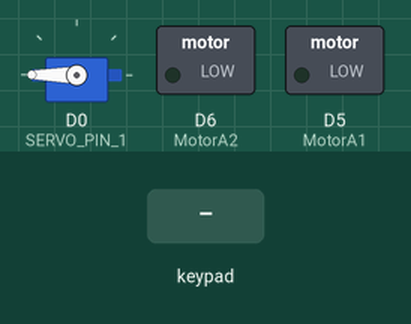
Bench run of a sketch on a simulated ESP8266 (NodeMCU). Shown: servo, switched loads named in the sketch (green lamp = pin HIGH). The test bench sets the inputs (shaded band). EEPROM starts erased.

Above: at 1.2 s.
1.3 s: key 'U' pressed
At 1.5 s:
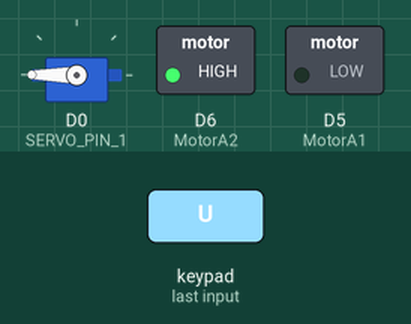
3.2 s: key 'D' pressed
At 3.41 s:
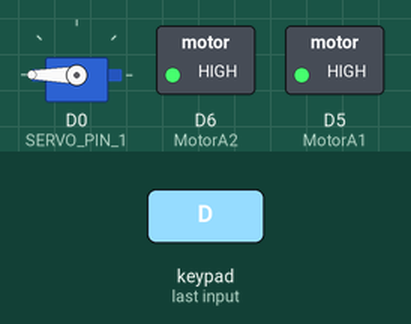
Timing chart, 0 to 6.2 s (numbered marks = the images above; inputs shaded):
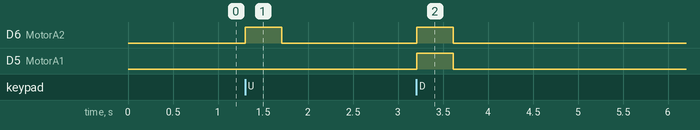

The sketch:

ps2_L298N_esp8266_car.ino
```cpp
/**
 * ps2手柄控制4轮驱动小车
 * 4.2版本加入舵机摇杆控制
 * 4.3版本加入坦克模式切换蜂鸣模拟
 * 5.0版本修改MRUN库，增加最大速度控制
 * 5.1版本专门适配迷你四轮驱动小车n20电机驱动
 * 5.2版本专门适配mg996舵机四轮驱动大车，推土机
 * ps2_L298N_esp8266版本重新优化5.2，修复断联问题，去除pwm啸叫，专门适配esp8266
 * ps2_L298N_esp8266_car只适用于car舵机版
 * BY: Malu
 * https://malu.me
 * 2020.02.07
 */

#include <PS2X_lib.h> //for v1.6
#include <Servo.h>    // 舵机控制
#include <EEPROM.h>

// comment out this line, if you want to disable logs:
// #define DEBUG

#ifdef DEBUG
#define LOG(...) Serial.print(__VA_ARGS__)
#define LOGLN(...) Serial.println(__VA_ARGS__)
#else
#define LOG(...)
#define LOGLN(...)
#endif

Servo myservo1; // 创建舵机对象

// NODEMCU版本引脚
int MotorA1 = D5; // 前后轮子
int MotorA2 = D6;
// 接收机引脚
#define PS2_DAT D1 //14
#define PS2_CMD D2 //15
#define PS2_CS D3  //16
#define PS2_CLK D4 //17
// 舵机引脚
#define SERVO_PIN_1 D0
#define STOP 0
// analogWrite(pin, value)  UNO:0-255  D1 ESP8266:0-1023
#define MAX_SPEED 1023
#define MID_SPEED 512
#define LOW_SPEED 312
#define START_SPEED 40

/******************************************************************
   select modes of PS2 controller:
     - pressures = analog reading of push-butttons
     - rumble    = motor rumbling
   uncomment 1 of the lines for each mode selection
 ******************************************************************/
#define pressures false
#define rumble false

PS2X ps2x; // create PS2 Controller Class

int RUN_SPEED = 0; // 推进速度
int LR = 0;        // 转向速度
int LR_MIN = 60;   // 最左值
int LR_MAX = 130;  // 最右值
int EEPROM_0;
int MAX_RUN_SPEED = MID_SPEED;
unsigned long starttime;
unsigned long looptime;

void go_poweroff()
{
    LOGLN("go to sleep!!!");
    ESP.deepSleep(30000e6);
}

void setup()
{
    Serial.begin(115200);
    EEPROM.begin(1);
    EEPROM_0 = EEPROM.read(0);
    // 去除pwm啸叫
    analogWriteFreq(40e3);

    int error = 0;
    do
    {
        error = ps2x.config_gamepad(PS2_CLK, PS2_CMD, PS2_CS, PS2_DAT, pressures, rumble);
        if (error == 0)
        {
            break;
        }
        else
        {
            LOG(" uptime:");
            LOG(millis());
            LOG(" ");
            if (millis() > 600000) // 启动时检测不到手柄连接器，超过600秒，进入睡眠
            {
                go_poweroff();
            }
            delay(100);
        }
    } while (1);

    // 电机驱动引脚初始化
    pinMode(MotorA1, OUTPUT);
    pinMode(MotorA2, OUTPUT);

    // 舵机引脚初始化
    myservo1.attach(SERVO_PIN_1);

    starttime = millis();
}

void loop()
{
    // 速度初始化
    RUN_SPEED = STOP;
    LR = STOP;

    ps2x.read_gamepad(false, 0); //read controller and set large motor to spin at 'vibrate' speed

    if (ps2x.Button(PSB_R2))
    {
        MAX_RUN_SPEED = MAX_SPEED;
    }
    else if (ps2x.ButtonReleased(PSB_R2))
    {
        MAX_RUN_SPEED = MID_SPEED;
    }

    // 高速锁定切换
    if (ps2x.ButtonReleased(PSB_SELECT))
    {
        MAX_RUN_SPEED = MAX_RUN_SPEED > MID_SPEED ? MID_SPEED : MAX_SPEED;
    }

    // 左边按键群
    if (ps2x.Button(PSB_PAD_UP))
    { //will be TRUE as long as button is pressed
        // LOGLN("Up held this hard: ");
        RUN_SPEED = MAX_RUN_SPEED;
    }
    else if (ps2x.ButtonReleased(PSB_PAD_UP))
    {
        // LOGLN("Up Button Released!");
        RUN_SPEED = STOP;
    }

    // 兼容bug手柄
    if (ps2x.Button(PSB_L1))
    { //will be TRUE as long as button is pressed
        // LOGLN("Up held this hard: ");
        RUN_SPEED = -MAX_RUN_SPEED;
        // 调整EEPROM初始值
        if (ps2x.Button(PSB_R1))
        {
            if (ps2x.ButtonReleased(PSB_SQUARE))
            { // 左
                if (EEPROM_0 > 108)
                {
                    EEPROM_0--;
                }
                EEPROM.write(0, EEPROM_0);
                EEPROM.commit();
            }
            else if (ps2x.ButtonReleased(PSB_CIRCLE))
            { // 右
                if (EEPROM_0 < 148)
                {
                    EEPROM_0++;
                }
                EEPROM.write(0, EEPROM_0);
                EEPROM.commit();
            }
            else if (ps2x.ButtonReleased(PSB_TRIANGLE))
            {
                EEPROM_0 = 128;
                EEPROM.write(0, EEPROM_0);
                EEPROM.commit();
            }
        }
    }
    else if (ps2x.ButtonReleased(PSB_L1))
    {
        // LOGLN("Up Button Released!");
        RUN_SPEED = STOP;
    }
    if (ps2x.Button(PSB_L2))
    { //will be TRUE as long as button is pressed
        // LOGLN("Up held this hard: ");
        RUN_SPEED = MAX_RUN_SPEED;
    }
    else if (ps2x.ButtonReleased(PSB_L2))
    {
        // LOGLN("Up Button Released!");
        RUN_SPEED = STOP;
    }

    if (ps2x.Button(PSB_PAD_DOWN))
    {
        // LOGLN("DOWN held this hard: ");
        RUN_SPEED = -MAX_RUN_SPEED;
    }
    else if (ps2x.ButtonReleased(PSB_PAD_DOWN))
    {
        // LOGLN("DOWN Button Released!");
        RUN_SPEED = STOP;
    }

    // if (ps2x.Button(PSB_PAD_RIGHT))
    // {
    //     // LOGLN("Right held this hard: ");
    //     LR = -MAX_SPEED;
    // }
    // else if (ps2x.ButtonReleased(PSB_PAD_RIGHT))
    // {
    //     // LOGLN("Right Button Released!");
    //     LR = STOP;
    // }

    // if (ps2x.Button(PSB_PAD_LEFT))
    // {
    //     // LOGLN("LEFT held this hard: ");
    //     LR = MAX_SPEED;
    // }
    // else if (ps2x.ButtonReleased(PSB_PAD_LEFT))
    // {
    //     // LOGLN("LEFT Button Released!");
    //     LR = STOP;
    // }

    // 右边按键群
    if (ps2x.Button(PSB_TRIANGLE))
    { //will be TRUE as long as button is pressed
        // LOGLN("Triangle pressed");
        RUN_SPEED = MAX_RUN_SPEED;
    }
    else if (ps2x.ButtonReleased(PSB_TRIANGLE))
    {
        // LOGLN("Triangle Button Released!");
        RUN_SPEED = STOP;
    }

    if (ps2x.Button(PSB_CROSS))
    {
        // LOGLN("PSB_CROSS pressed");
        RUN_SPEED = -MAX_RUN_SPEED;
    }
    else if (ps2x.ButtonReleased(PSB_CROSS))
    {
        // LOGLN("PSB_CROSS Button Released!");
        RUN_SPEED = STOP;
    }

    if (ps2x.Button(PSB_CIRCLE)) // 右
    {
        // LOGLN("PSB_CIRCLE pressed");
        LR = -MAX_SPEED;
    }
    else if (ps2x.ButtonReleased(PSB_CIRCLE))
    {
        // LOGLN("PSB_CIRCLE Button Released!");
        LR = STOP;
    }

    if (ps2x.Button(PSB_SQUARE)) // 左
    {
        // LOGLN("PSB_SQUARE pressed");
        LR = MAX_SPEED;
    }
    else if (ps2x.ButtonReleased(PSB_SQUARE))
    {
        // LOGLN("PSB_SQUARE Button Released!");
        LR = STOP;
    }

    if (ps2x.Button(PSB_R2))
    {
        MAX_RUN_SPEED = MAX_SPEED;
    }
    else if (ps2x.ButtonReleased(PSB_R2))
    {
        MAX_RUN_SPEED = MID_SPEED;
    }
    // // 翻斗
    // if (ps2x.Button(PSB_R1)) // 右
    // {
    //     LOGLN("PSB_R1 pressed");
    //     myservo1.write(0);
    //     delay(10);
    //     return;
    // }
    // else if (ps2x.ButtonReleased(PSB_R1))
    // {
    //     LOGLN("PSB_R1 Button Released!");
    //     myservo1.write(170);
    // }
    if (RUN_SPEED == STOP)
    {
        RUN_SPEED = map(constrain((int)ps2x.Analog(PSS_LY), 0, 255), 0, 255, MAX_RUN_SPEED, -MAX_RUN_SPEED);
    }
    LOG("RUN:");
    LOG(RUN_SPEED);
    int v_abs = abs(RUN_SPEED);
    v_abs = constrain(v_abs, 0, MAX_RUN_SPEED);
    if (v_abs < START_SPEED) // 小于启动速度，不要发送PWM
    {
        digitalWrite(MotorA1, LOW);
        digitalWrite(MotorA2, LOW);
    }
    else if (RUN_SPEED > STOP)
    {
        digitalWrite(MotorA1, LOW);
        analogWrite(MotorA2, v_abs);
    }
    else if (RUN_SPEED < STOP)
    {
        digitalWrite(MotorA1, HIGH);
        analogWrite(MotorA2, MAX_SPEED - v_abs);
    }
    else
    {
        digitalWrite(MotorA1, LOW);
        digitalWrite(MotorA2, LOW);
    }

    if (LR > STOP)
    {
        LR = LR_MIN + EEPROM_0 - 128;
    }
    else if (LR < STOP)
    {
        LR = LR_MAX + EEPROM_0 - 128;
    }
    else
    {
        LR = map(constrain((int)ps2x.Analog(PSS_RX), 0, 255), 0, 255, LR_MIN + EEPROM_0 - 128, LR_MAX + EEPROM_0 - 128);
    }
    LOG(" LR:");
    LOG(LR);
    myservo1.write(LR);
    LOGLN();
    delay(10);
    return;

    if (RUN_SPEED == STOP && LR == STOP) // 在按键全部释放
    {
        // RUN_SPEED = map(constrain((int)ps2x.Analog(PSS_LY), 0, 255), 0, 255, 255, 0);
        // LR = map(constrain((int)ps2x.Analog(PSS_RX), 0, 255), 0, 255, 0, 255);
        // if ((RUN_SPEED < (Y_MID + SILL) && RUN_SPEED > (Y_MID - SILL)) && (LR < (X_MID + SILL) && LR > (X_MID - SILL)))
        // {
        //     mrun.two(STOP, STOP);
        //     if ((millis() - starttime) > 600000)
        //     { // xx秒没有按，自动关机 10分钟
        //         go_poweroff();
        //     }
        // }
        // else
        // {
        //     starttime = millis();
        //     mrun.tank(RUN_SPEED, LR);
        // }
        // if (TANK_MOD)
        // {
        //     RUN_SPEED = map(constrain((int)ps2x.Analog(PSS_LY), 0, 254), 0, 254, MAX_SPEED, -MAX_SPEED);
        //     LR = map(constrain((int)ps2x.Analog(PSS_RY), 0, 254), 0, 254, MAX_SPEED, -MAX_SPEED);
        //     mrun.two(RUN_SPEED, LR);
        // }
        // else
        // {
        // 右摇杆
        // RUN_SPEED = map(constrain((int)ps2x.Analog(PSS_RY), 0, 255), 0, 255, 255, 0);
        // LR = map(constrain((int)ps2x.Analog(PSS_RX), 0, 255), 0, 255, 0, 255);

        // if (RUN_SPEED == 128 && LR == 128) // R摇杆不在控制
        // {
        //     // 左摇杆
        //     // RUN_SPEED = map(constrain((int)ps2x.Analog(PSS_LY), 0, 255), 0, 255, 255, 0);
        //     // LR = map(constrain((int)ps2x.Analog(PSS_LX), 0, 255), 0, 255, 0, 255);
        //     // mrun.tank_v2(RUN_SPEED, LR);

        //     // 摇杆中位时舵机打到170度,上下都可控制
        //     int LYnum = constrain((int)ps2x.Analog(PSS_LY), 0, 255);
        //     if (LYnum < Y_MID)
        //     {
        //         RUN_SPEED = map(LYnum, Y_MID, 0, 170, 0);
        //     }
        //     else
        //     {
        //         RUN_SPEED = map(LYnum, Y_MID, 255, 170, 0);
        //     }
        //     LR = map(constrain((int)ps2x.Analog(PSS_LX), 0, 255), 0, 255, 0, 180);
        //     myservo1.write(RUN_SPEED);
        //     myservo2.write(LR);
        //     mrun.tank_v2(Y_MID, X_MID);
        // }
        // else
        // {
        //     mrun.tank(RUN_SPEED, LR);
        // }
        // }
    }
    else
    {
    }

    LOGLN();
    delay(10);
}
```

Measured:
- after the input at 1.3 s, D6 (MotorA2): LOW → HIGH at once, → LOW 0.40 s later
- after the input at 3.2 s, D6 (MotorA2), D5 (MotorA1): LOW → HIGH at once, → LOW 0.40 s later
